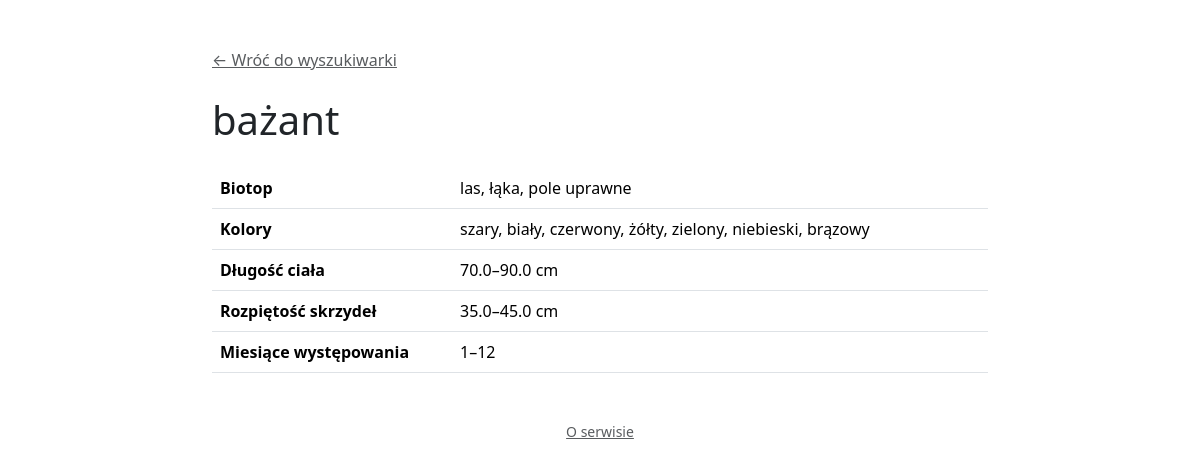
/gatunek/22/, run on the app's committed database.
### apps/birds/models.py (models this page shows, shortened)
class Gatunek(models.Model):
    nazwa = models.CharField(max_length=150)
    biotopy = models.ManyToManyField(Biotop, related_name="gatunki")
    kolory = models.ManyToManyField(Kolor, related_name="gatunki")
    dlugosc_ciala_min = models.FloatField(help_text="cm")
    dlugosc_ciala_max = models.FloatField(help_text="cm")
    rozpietosc_skrzydel_min = models.FloatField(help_text="cm")
    rozpietosc_skrzydel_max = models.FloatField(help_text="cm")
    miesiac_od = models.PositiveSmallIntegerField(help_text="1-12")
    miesiac_do = models.PositiveSmallIntegerField(help_text="1-12")

class Biotop(models.Model):
    nazwa = models.CharField(max_length=100, unique=True)

class Kolor(models.Model):
    nazwa = models.CharField(max_length=100, unique=True)

### apps/birds/views.py (the view)
# urls.py: path('gatunek/<int:pk>/', views.gatunek_szczegoly, name='gatunek_szczegoly'),
def gatunek_szczegoly(request, pk):
    gatunek = get_object_or_404(Gatunek, pk=pk)
    return render(request, "birds/gatunek_szczegoly.html", {"gatunek": gatunek})

### apps/birds/templates/birds/gatunek_szczegoly.html (shortened to what this page needs)
<!DOCTYPE html>
<html lang="pl">
<head>
    <link href="https://cdn.jsdelivr.net/npm/bootstrap@5.3.3/dist/css/bootstrap.min.css" rel="stylesheet">
</head>
<body>
<div class="container pt-5 pb-3" style="max-width: 800px;">
    <a href="{% url 'home' %}" class="d-inline-block mb-4 text-muted">&larr; Wróć do wyszukiwarki</a>
    <h1 class="mb-4">{{ gatunek.nazwa }}</h1>
    <table class="table">
        <tbody>
            <tr>
                <th style="width: 240px;">Biotop</th>
                <td>
                    {% for biotop in gatunek.biotopy.all %}
                        {{ biotop.nazwa }}{% if not forloop.last %}, {% endif %}
                    {% endfor %}
                </td>
            </tr>
            <tr>
                <th>Kolory</th>
                <td>
                    {% for kolor in gatunek.kolory.all %}
                        {{ kolor.nazwa }}{% if not forloop.last %}, {% endif %}
                    {% endfor %}
                </td>
            </tr>
            <tr>
                <th>Długość ciała</th>
                <td>{{ gatunek.dlugosc_ciala_min }}–{{ gatunek.dlugosc_ciala_max }} cm</td>
            </tr>
            <tr>
                <th>Rozpiętość skrzydeł</th>
                <td>{{ gatunek.rozpietosc_skrzydel_min }}–{{ gatunek.rozpietosc_skrzydel_max }} cm</td>
            </tr>
            <tr>
                <th>Miesiące występowania</th>
                <td>{{ gatunek.miesiac_od }}–{{ gatunek.miesiac_do }}</td>
            </tr>
        </tbody>
    </table>
    <p class="text-center text-muted small mt-5 mb-0">
        <a href="{% url 'o_serwisie' %}" class="text-muted">O serwisie</a>
    </p>
</div>
</body>
</html>

### data on the page
Gatunek: nazwa "bażant", dlugosc_ciala_min "70.0", dlugosc_ciala_max "90.0", rozpietosc_skrzydel_min "35.0", rozpietosc_skrzydel_max "45.0", miesiac_od "1", miesiac_do "12"
Biotop: nazwa "las"
Biotop: nazwa "łąka"
Biotop: nazwa "pole uprawne"
Kolor: nazwa "szary"
Kolor: nazwa "biały"
Kolor: nazwa "czerwony"
Kolor: nazwa "żółty"
Kolor: nazwa "zielony"
Kolor: nazwa "niebieski"
Kolor: nazwa "brązowy"
